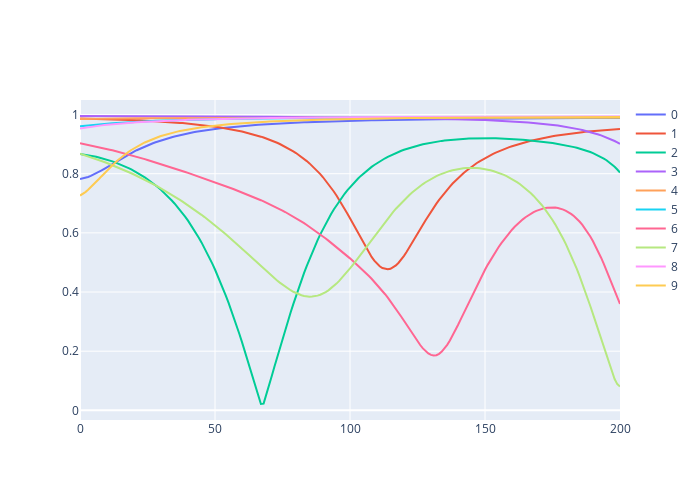

Source (notebook cell):
### Code cell
import plotly.graph_objects as go

fig = go.Figure()

input = magnitude_df.iloc[:10,:]
x_data=[int(x) for x in input.columns]

for i in range(len(input.index)):
    fig.add_trace(go.Scatter(
        x=x_data,
        y=input.iloc[i].values,
        mode='lines',
        name=str(i)
        ))

fig.update_layout(width=700,height=500)
fig.show()

### Figure 1 — Plotly figure (JSON) as saved in the notebook; plotly's stock layout.template omitted (floating-point values rounded to 4 significant figures; data arrays with more than 128 entries replaced by an {"elided": "..."} marker saying what was removed)
{"data": [{"mode": "lines", "name": "0", "type": "scatter", "x": {"elided": "201 int values"}, "y": {"elided": "201 float values"}}, {"mode": "lines", "name": "1", "type": "scatter", "x": {"elided": "201 int values"}, "y": {"elided": "201 float values"}}, {"mode": "lines", "name": "2", "type": "scatter", "x": {"elided": "201 int values"}, "y": {"elided": "201 float values"}}, {"mode": "lines", "name": "3", "type": "scatter", "x": {"elided": "201 int values"}, "y": {"elided": "201 float values"}}, {"mode": "lines", "name": "4", "type": "scatter", "x": {"elided": "201 int values"}, "y": {"elided": "201 float values"}}, {"mode": "lines", "name": "5", "type": "scatter", "x": {"elided": "201 int values"}, "y": {"elided": "201 float values"}}, {"mode": "lines", "name": "6", "type": "scatter", "x": {"elided": "201 int values"}, "y": {"elided": "201 float values"}}, {"mode": "lines", "name": "7", "type": "scatter", "x": {"elided": "201 int values"}, "y": {"elided": "201 float values"}}, {"mode": "lines", "name": "8", "type": "scatter", "x": {"elided": "201 int values"}, "y": {"elided": "201 float values"}}, {"mode": "lines", "name": "9", "type": "scatter", "x": {"elided": "201 int values"}, "y": {"elided": "201 float values"}}], "layout": {"height": 500, "width": 700}}
